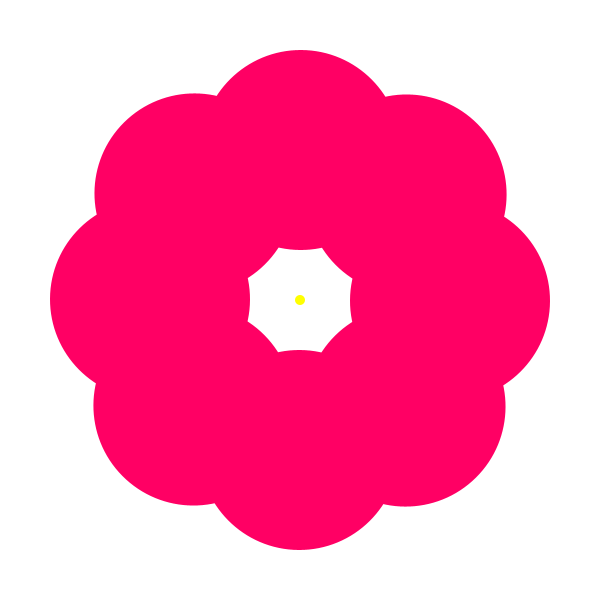
Frame 1 (no input)
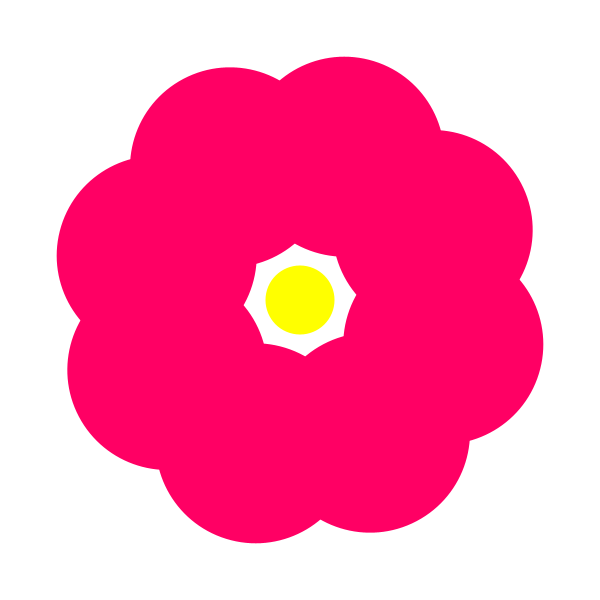
Frame 60 (the mouse pressed at the canvas centre just before this capture)
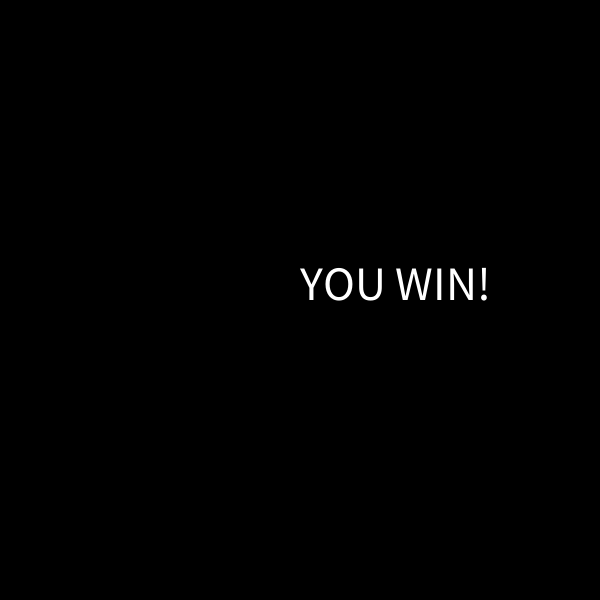
Frame 120 (the mouse held since frame 60 and released just before this capture)

The Processing sketch that drew these frames (run headless with seeded random() and noise(); from frame 60 on, the mouse is pressed at the canvas centre):

// Processing sketch: program_state
// ── program_state.pde
boolean winner = false;

int size;

void setup() {
  size(600, 600);
  gameSetup();
}

void draw() {
  if (winner) {
    winScreen();
  } else {
    gameDraw();
  }
}

void winScreen() {
  background(0);
  fill(255);
  textSize(48);
  text("YOU WIN!", 300, 300);
  if (keyPressed) {
    gameSetup();
  }
}

void gameSetup() {
  noStroke();
  // score = 0;
  // timer = 0;
  // music.play();
  winner = false;
  size = 10;
}

void gameDraw() {
  background(255);
  pushMatrix();
  translate(width/2, height/2);
  rotate(frameCount/200.0);
  fill(255, 0, 100);
  for(int i=0; i<8; i+=1) {
    ellipse(150, 0, 200, 200);
    rotate(PI/4);
  }
  fill(255, 255, 0);
  if (mousePressed && dist(mouseX, mouseY, width/2, height/2) < 60) {
    fill(0, 255, 0);
    winner = true;
  }
  ellipse(0, 0, size, size);
  size ++;
  popMatrix();
}
